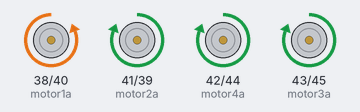
The sketch below on a simulated Arduino Mega 2560, built with avr-gcc and run on an emulated ATmega2560. On the bench: motor-driver pin pairs drawn as motors (green arrow = first pin HIGH = forward, orange = second pin HIGH = backward, longer = more drive).

Above: at 0.5 s.
At 2.5 s:
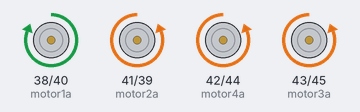
At 3.5 s:
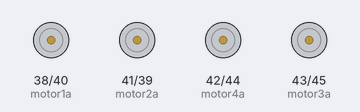
Timing chart, 0 to 5.2 s (numbered marks = the images above):
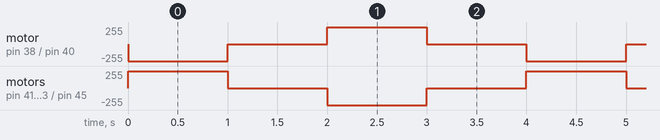

The sketch:

movementbase.ino
```cpp
const int motor2a = 41;
const int motor2b = 39;
const int motor3a = 43;
const int motor3b = 45;
const int motor1a = 38;
const int motor1b = 40;
const int motor4a = 42;
const int motor4b = 44;
// H-BRIDGE 1 (LEFT SIDE)

void setup()
{
  Serial.begin(9600);

  pinMode(motor1a, OUTPUT); // Motor 2and going backwards
  pinMode(motor1b, OUTPUT); //
  pinMode(motor2a, OUTPUT); //
  pinMode(motor2b, OUTPUT); //
  pinMode(motor3a, OUTPUT); //
  pinMode(motor3b, OUTPUT); //
  pinMode(motor4a, OUTPUT); //
  pinMode(motor4b, OUTPUT); //
  }
void forward()
{
digitalWrite(motor1a, LOW);
digitalWrite(motor1b, HIGH);
digitalWrite(motor2a, HIGH);
digitalWrite(motor2b, LOW);
digitalWrite(motor3a, HIGH);
digitalWrite(motor3b, LOW);
digitalWrite(motor4a, HIGH);
digitalWrite(motor4b, LOW);
}
void backward()
{
digitalWrite(motor1a, HIGH);
digitalWrite(motor1b, LOW);
digitalWrite(motor2a, LOW);
digitalWrite(motor2b, HIGH);
digitalWrite(motor3a, LOW);
digitalWrite(motor3b, HIGH);
digitalWrite(motor4a, LOW);
digitalWrite(motor4b, HIGH);
}
void stop()
{
digitalWrite(motor1a, LOW);
digitalWrite(motor1b, LOW);
digitalWrite(motor2a, LOW);
digitalWrite(motor2b, LOW);
digitalWrite(motor3a, LOW);
digitalWrite(motor3b, LOW);
digitalWrite(motor4a, LOW);
digitalWrite(motor4b, LOW);
}
void loop()
{
  // put your main code here, to run repeatedly:
forward();
delay(1000);
stop();
delay(1000);
backward();
delay(1000);
stop();
delay(1000);
}
```

Measured:
- by itself, motor on pin 38 (motor1a) / pin 40 (motor1b): repeats every 4.0 s: stopped 1.0 s, forward 255/255 1.0 s, stopped 1.0 s, backward 255/255 1.0 s
- by itself, motor on pin 41 (motor2a) / pin 39 (motor2b), motor on pin 42 (motor4a) / pin 44 (motor4b), motor on pin 43 (motor3a) / pin 45 (motor3b): repeats every 4.0 s: stopped 1.0 s, backward 255/255 1.0 s, stopped 1.0 s, forward 255/255 1.0 s
